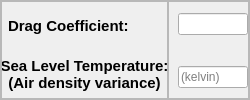
                     <widget class="QFrame" name="frame_6">
                      <property name="sizePolicy">
                       <sizepolicy hsizetype="Preferred" vsizetype="Preferred">
                        <horstretch>0</horstretch>
                        <verstretch>0</verstretch>
                       </sizepolicy>
                      </property>
                      <property name="frameShape">
                       <enum>QFrame::StyledPanel</enum>
                      </property>
                      <property name="frameShadow">
                       <enum>QFrame::Raised</enum>
                      </property>
                      <layout class="QHBoxLayout" name="horizontalLayout_14">
                       <property name="spacing">
                        <number>0</number>
                       </property>
                       <property name="leftMargin">
                        <number>0</number>
                       </property>
                       <property name="topMargin">
                        <number>0</number>
                       </property>
                       <property name="rightMargin">
                        <number>0</number>
                       </property>
                       <property name="bottomMargin">
                        <number>0</number>
                       </property>
                       <item alignment="Qt::AlignRight">
                        <widget class="QFrame" name="frame_23">
                         <property name="frameShape">
                          <enum>QFrame::StyledPanel</enum>
                         </property>
                         <property name="frameShadow">
                          <enum>QFrame::Raised</enum>
                         </property>
                         <layout class="QVBoxLayout" name="verticalLayout_26">
                          <property name="spacing">
                           <number>0</number>
                          </property>
                          <property name="leftMargin">
                           <number>0</number>
                          </property>
                          <property name="topMargin">
                           <number>0</number>
                          </property>
                          <property name="rightMargin">
                           <number>0</number>
                          </property>
                          <property name="bottomMargin">
                           <number>0</number>
                          </property>
                          <item alignment="Qt::AlignRight">
                           <widget class="QLabel" name="label_12">
                            <property name="minimumSize">
                             <size>
                              <width>159</width>
                              <height>0</height>
                             </size>
                            </property>
                            <property name="font">
                             <font>
                              <pointsize>11</pointsize>
                              <bold>true</bold>
                             </font>
                            </property>
                            <property name="text">
                             <string>Drag Coefficient:</string>
                            </property>
                            <property name="alignment">
                             <set>Qt::AlignLeading|Qt::AlignLeft|Qt::AlignVCenter</set>
                            </property>
                           </widget>
                          </item>
                          <item alignment="Qt::AlignLeft">
                           <widget class="QLabel" name="label_15">
                            <property name="maximumSize">
                             <size>
                              <width>165</width>
                              <height>16777215</height>
                             </size>
                            </property>
                            <property name="font">
                             <font>
                              <pointsize>11</pointsize>
                              <bold>true</bold>
                             </font>
                            </property>
                            <property name="text">
                             <string>Sea Level Temperature:
(Air density variance)</string>
                            </property>
                            <property name="alignment">
                             <set>Qt::AlignCenter</set>
                            </property>
                           </widget>
                          </item>
                         </layout>
                        </widget>
                       </item>
                       <item alignment="Qt::AlignLeft">
                        <widget class="QFrame" name="frame_24">
                         <property name="frameShape">
                          <enum>QFrame::StyledPanel</enum>
                         </property>
                         <property name="frameShadow">
                          <enum>QFrame::Raised</enum>
                         </property>
                         <layout class="QVBoxLayout" name="verticalLayout_27">
                          <property name="spacing">
                           <number>28</number>
                          </property>
                          <property name="leftMargin">
                           <number>9</number>
                          </property>
                          <property name="topMargin">
                           <number>8</number>
                          </property>
                          <property name="rightMargin">
                           <number>0</number>
                          </property>
                          <property name="bottomMargin">
                           <number>5</number>
                          </property>
                          <item>
                           <widget class="QLineEdit" name="dragCLineEdit">
                            <property name="maximumSize">
                             <size>
                              <width>70</width>
                              <height>16777215</height>
                             </size>
                            </property>
                            <property name="maxLength">
                             <number>3</number>
                            </property>
                           </widget>
                          </item>
                          <item>
                           <widget class="QLineEdit" name="seaTemptLineEdit">
                            <property name="maximumSize">
                             <size>
                              <width>70</width>
                              <height>16777215</height>
                             </size>
                            </property>
                            <property name="palette">
                             <palette>
                              <active>
                               <colorrole role="Button">
                                <brush brushstyle="SolidPattern">
                                 <color alpha="255">
                                  <red>255</red>
                                  <green>255</green>
                                  <blue>255</blue>
                                 </color>
                                </brush>
                               </colorrole>
                               <colorrole role="Window">
                                <brush brushstyle="SolidPattern">
                                 <color alpha="255">
                                  <red>255</red>
                                  <green>255</green>
                                  <blue>255</blue>
                                 </color>
                                </brush>
                               </colorrole>
                               <colorrole role="PlaceholderText">
                                <brush brushstyle="SolidPattern">
                                 <color alpha="255">
                                  <red>147</red>
                                  <green>147</green>
                                  <blue>147</blue>
                                 </color>
                                </brush>
                               </colorrole>
                              </active>
                              <inactive>
                               <colorrole role="Button">
                                <brush brushstyle="SolidPattern">
                                 <color alpha="255">
                                  <red>240</red>
                                  <green>240</green>
                                  <blue>240</blue>
                                 </color>
                                </brush>
                               </colorrole>
                               <colorrole role="Window">
                                <brush brushstyle="SolidPattern">
                                 <color alpha="255">
                                  <red>240</red>
                                  <green>240</green>
                                  <blue>240</blue>
                                 </color>
                                </brush>
                               </colorrole>
                               <colorrole role="PlaceholderText">
                                <brush brushstyle="SolidPattern">
                                 <color alpha="128">
                                  <red>0</red>
                                  <green>0</green>
                                  <blue>0</blue>
                                 </color>
                                </brush>
                               </colorrole>
                              </inactive>
                              <disabled>
                               <colorrole role="Button">
                                <brush brushstyle="SolidPattern">
                                 <color alpha="255">
                                  <red>255</red>
                                  <green>255</green>
                                  <blue>255</blue>
                                 </color>
                                </brush>
                               </colorrole>
                               <colorrole role="Window">
                                <brush brushstyle="SolidPattern">
                                 <color alpha="255">
                                  <red>255</red>
                                  <green>255</green>
                                  <blue>255</blue>
                                 </color>
                                </brush>
                               </colorrole>
                               <colorrole role="PlaceholderText">
                                <brush brushstyle="SolidPattern">
                                 <color alpha="128">
                                  <red>0</red>
                                  <green>0</green>
                                  <blue>0</blue>
                                 </color>
                                </brush>
                               </colorrole>
                              </disabled>
                             </palette>
                            </property>
                            <property name="maxLength">
                             <number>3</number>
                            </property>
                            <property name="placeholderText">
                             <string>(kelvin)</string>
                            </property>
                           </widget>
                          </item>
                         </layout>
                        </widget>
                       </item>
                      </layout>
                     </widget>
